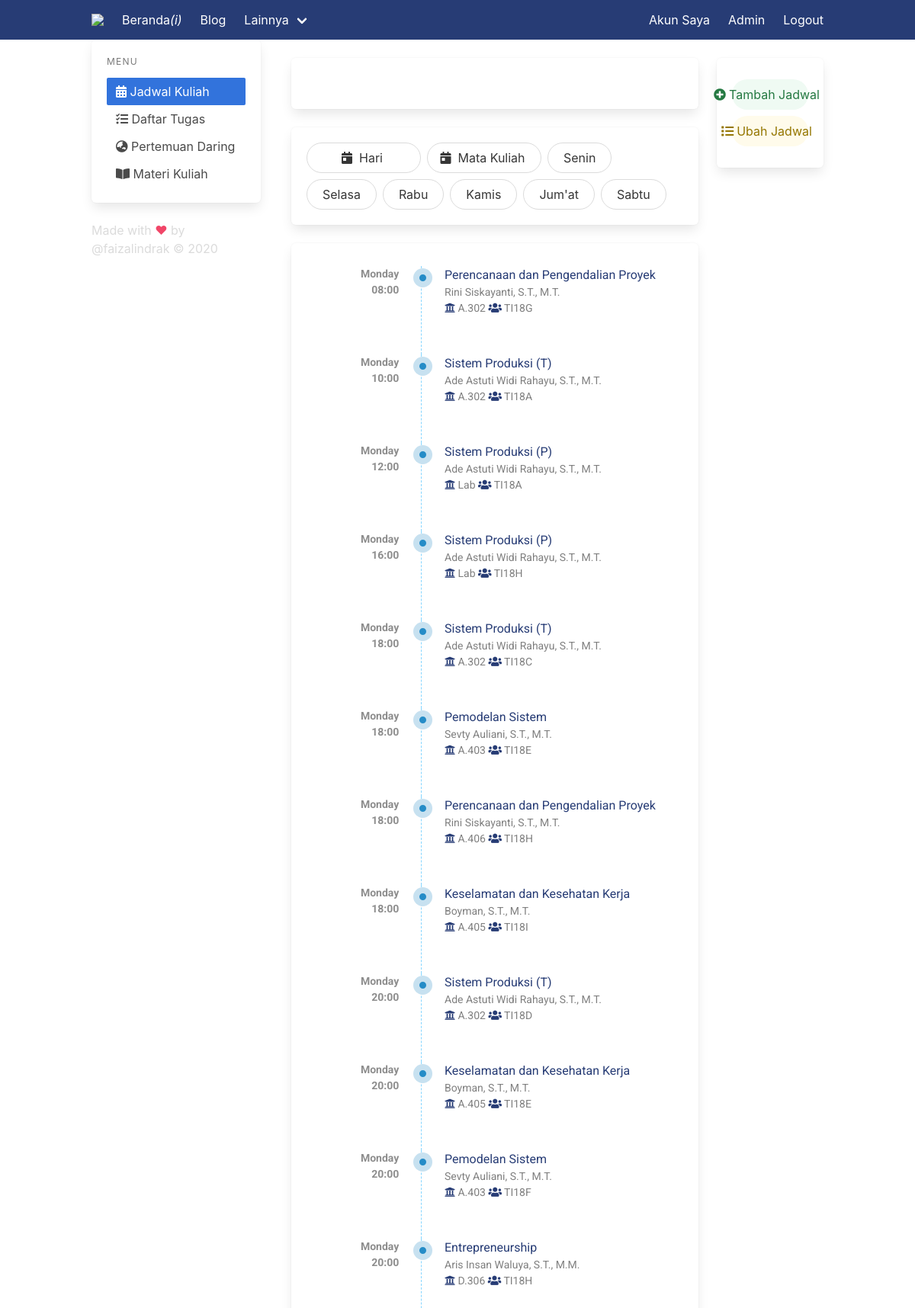
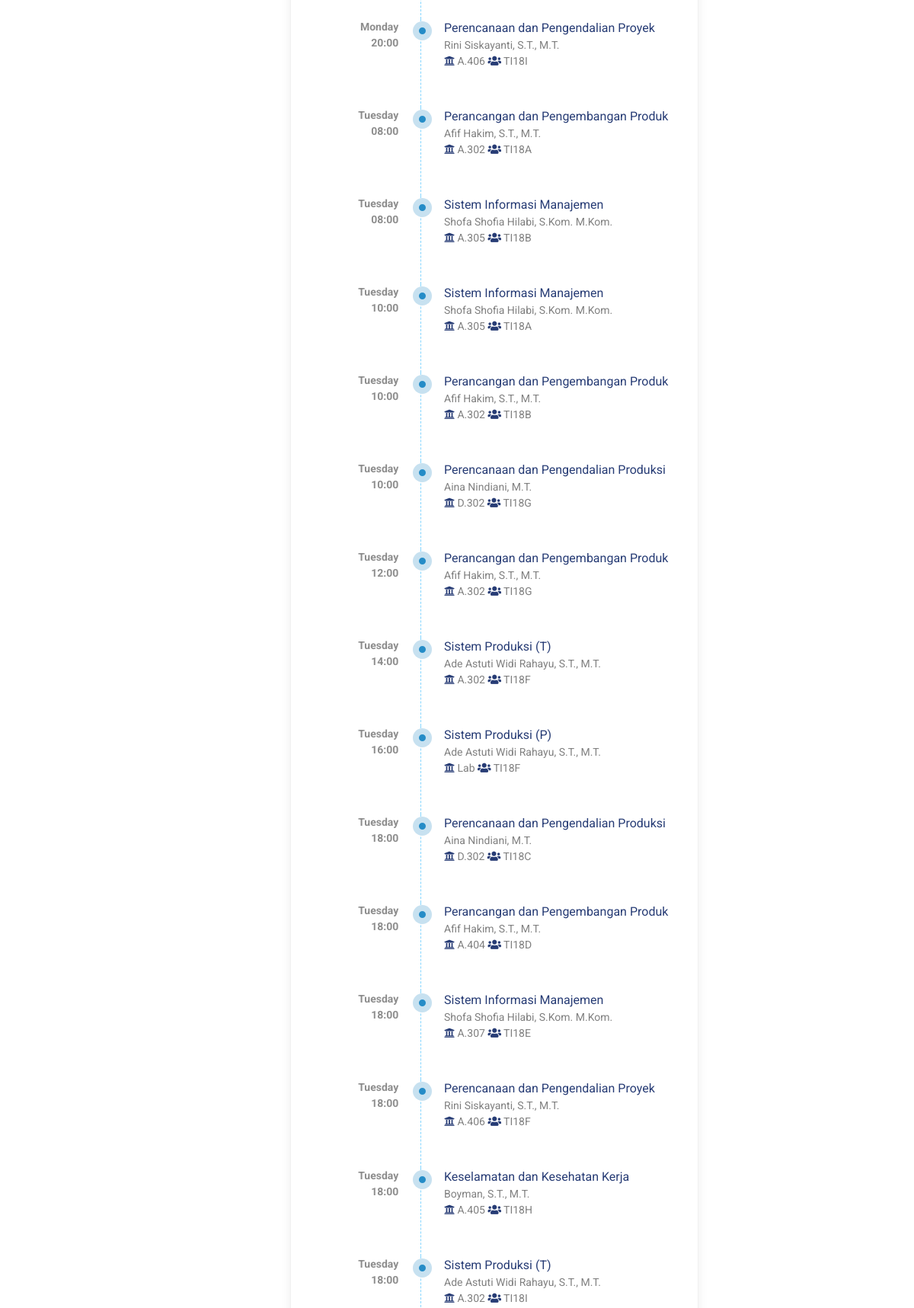
/jadwalkuliah (signed in, upper part), run on the app's committed database (2 pictures, top to bottom).
### web/models.py (models this page shows, shortened)
class Jadwal(db.Model):
    jadwal_id = db.Column(db.Integer, primary_key=True)
    tahun_ajar = db.Column(db.String(10), nullable=False)
    hari = db.Column(db.DateTime, nullable=False)
    kelas = db.Column(db.String(10), nullable=False)
    ruang = db.Column(db.String(10), nullable=False)
    pertemuan = db.Column(db.Integer)
    makul_id = db.Column(db.Integer, db.ForeignKey('makul.makul_id'))
    dosen_id = db.Column(db.Integer, db.ForeignKey('dosen.dosen_id'))

class Makul(db.Model):
    makul_id = db.Column(db.Integer, primary_key=True)
    kode_mk = db.Column(db.String(20))
    kurikulum = db.Column(db.String(5))
    nama_mk = db.Column(db.String(100), nullable=False)
    sks = db.Column(db.Integer, nullable=False)
    semester = db.Column(db.Integer, nullable=False)
    jenis_mk = db.Column(db.String(5))
    jadwal_makul = db.relationship('Jadwal', backref='subject', lazy=True)
    tugas_makul = db.relationship('Tugas', backref='task', lazy=True)
    materi_makul = db.relationship('Materi', backref='docs', lazy=True)

class Dosen(db.Model):
    dosen_id = db.Column(db.Integer, primary_key=True)
    nama_dosen = db.Column(db.String(100), nullable=False)
    nidn = db.Column(db.String(20), nullable=True)
    jadwal_dosen = db.relationship('Jadwal', backref='lecturer', lazy=True)
    tugas_dosen = db.relationship('Tugas', backref='penugas', lazy=True)
    materi_dosen = db.relationship('Materi', backref='pemateri', lazy=True)
    subjects = db.relationship('Makul', secondary=makul_dosen, backref=db.backref('lecturers'))

### web/routes.py (the view)
@app.route('/jadwalkuliah')
@login_required
def jadwalkuliah():
    jadwal = Jadwal.query.join(Dosen).join(Makul).filter(Makul.semester==current_user.smstr).order_by(asc(Jadwal.hari)).all()
    return render_template('jadwalkuliah.html', title="Jadwal Kuliah", jadwal=jadwal)

### web/models.py (called while the page is built)
@login_manager.user_loader
def load_user(user_id):
    return User.query.filter_by(id=user_id).first()

### web/templates/jadwalkuliah.html (shortened to what this page needs)
{% extends "home-layout.html" %}
{% block content %}
<div class="box div-bg">
    <h1 class="title is-4 has-text-white">Jadwal Kuliah</h1>
</div>
<div class="box">
  <div class="buttons">
    <a href="" class="button is-rounded" style="width:150px"><span class="icon is-small"><i class="fa fa-calendar-day"></i></span><span>Hari</span></a>
    <a href="" class="button is-rounded" style="width:150px"><span class="icon is-small"><i class="fa fa-calendar-day"></i></span><span>Mata Kuliah</span></a>
    <a href="" class="button is-rounded"><span>Senin</span></a>
    <a href="" class="button is-rounded"><span>Selasa</span></a>
    <a href="" class="button is-rounded"><span>Rabu</span></a>
    <a href="" class="button is-rounded"><span>Kamis</span></a>
    <a href="" class="button is-rounded"><span>Jum'at</span></a>
    <a href="" class="button is-rounded"><span>Sabtu</span></a>
  </div>
</div>
<div class="box">
    <div class="history-tl-container">
        <ul class="tl">
          {%for j in jadwal%}
            <li class="tl-item" ng-repeat="item in retailer_history">
              <div class="timestamp">
                {{ j.hari.strftime('%A') }}<br> {{ j.hari.strftime('%H:%M') }}
              </div>
              <div class="item-title"> {{ j.subject.nama_mk }}</div>
              <div class="item-detail">  {{ j.lecturer.nama_dosen }} <br> <span class="fa fa-university has-text-primary"></span> {{j.ruang}} <span class="fa fa-users has-text-primary"></span>  {{j.kelas}}</div>
            </li>
          {%endfor%}
        </ul>
      </div>
</div>
{% endblock %}
{% block sidebar %}
<div class="box mt-5">
  <div class="mt-2 mb-2 has-text-centered">
    <a href="{{ url_for('tambahjadwal') }}" class="button is-success is-rounded is-light is-fullwidth"><span class="icon is-small"><i class="fas fa-plus-circle"></i></span><span>Tambah Jadwal</span></a>
</div>
<div class="mt-2 mb-2 has-text-centered">
    <a href="{{ url_for('tambahjadwal') }}" class="button is-warning is-rounded is-light is-fullwidth"><span class="icon is-small"><i class="fas fa-list"></i></span><span>Ubah Jadwal</span></a>
</div>
</div>
{% endblock %}

### web/static/css/custom.css (style rules this page uses)
.history-tl-container { font-family: "Roboto", sans-serif; width: 100%; margin: auto; display: block; position: relative; }
.history-tl-container ul.tl { margin: 10px 0; padding: 0; display: inline-block; }
.history-tl-container ul.tl li { list-style: none; margin: auto; margin-left: 150px; min-height: 50px; border-left: 1px dashed #86D6FF; padding: 0 0 50px 30px; position: relative; }
.history-tl-container ul.tl li::before { position: absolute; left: -11px; top: +3px; content: " "; border: 8px solid rgba(255, 255, 255, 0.74); border-radius: 500%; background: #258CC7; height: 25px; width: 25px; transition: all 500ms ease-in-out; }
ul.tl li .item-title { color: #273c75; }
ul.tl li .item-detail { color: rgba(0, 0, 0, 0.5); font-size: 14px; }
ul.tl li .timestamp { color: #8D8D8D; position: absolute; width: 100px; left: -40%; text-align: right; font-size: 14px; font-weight: bold; }

### data on the page
Jadwal: hari "Monday", hari "08:00", subject.nama_mk "Perencanaan dan Pengendalian Proyek", lecturer.nama_dosen "Rini Siskayanti, S.T., M.T.", ruang "A.302", kelas "TI18G"
Jadwal: hari "Monday", hari "10:00", subject.nama_mk "Sistem Produksi (T)", lecturer.nama_dosen "Ade Astuti Widi Rahayu, S.T., M.T.", ruang "A.302", kelas "TI18A"
Jadwal: hari "Monday", hari "12:00", subject.nama_mk "Sistem Produksi (P)", lecturer.nama_dosen "Ade Astuti Widi Rahayu, S.T., M.T.", ruang "Lab", kelas "TI18A"
Jadwal: hari "Monday", hari "16:00", subject.nama_mk "Sistem Produksi (P)", lecturer.nama_dosen "Ade Astuti Widi Rahayu, S.T., M.T.", ruang "Lab", kelas "TI18H"
Jadwal: hari "Monday", hari "18:00", subject.nama_mk "Sistem Produksi (T)", lecturer.nama_dosen "Ade Astuti Widi Rahayu, S.T., M.T.", ruang "A.302", kelas "TI18C"
Jadwal: hari "Monday", hari "18:00", subject.nama_mk "Pemodelan Sistem", lecturer.nama_dosen "Sevty Auliani, S.T., M.T.", ruang "A.403", kelas "TI18E"
Jadwal: hari "Monday", hari "18:00", subject.nama_mk "Perencanaan dan Pengendalian Proyek", lecturer.nama_dosen "Rini Siskayanti, S.T., M.T.", ruang "A.406", kelas "TI18H"
Jadwal: hari "Monday", hari "18:00", subject.nama_mk "Keselamatan dan Kesehatan Kerja", lecturer.nama_dosen "Boyman, S.T., M.T.", ruang "A.405", kelas "TI18I"
Jadwal: hari "Monday", hari "20:00", subject.nama_mk "Sistem Produksi (T)", lecturer.nama_dosen "Ade Astuti Widi Rahayu, S.T., M.T.", ruang "A.302", kelas "TI18D"
Jadwal: hari "Monday", hari "20:00", subject.nama_mk "Keselamatan dan Kesehatan Kerja", lecturer.nama_dosen "Boyman, S.T., M.T.", ruang "A.405", kelas "TI18E"
Jadwal: hari "Monday", hari "20:00", subject.nama_mk "Pemodelan Sistem", lecturer.nama_dosen "Sevty Auliani, S.T., M.T.", ruang "A.403", kelas "TI18F"
Jadwal: hari "Monday", hari "20:00", subject.nama_mk "Entrepreneurship", lecturer.nama_dosen "Aris Insan Waluya, S.T., M.M.", ruang "D.306", kelas "TI18H"
Jadwal: hari "Monday", hari "20:00", subject.nama_mk "Perencanaan dan Pengendalian Proyek", lecturer.nama_dosen "Rini Siskayanti, S.T., M.T.", ruang "A.406", kelas "TI18I"
Jadwal: hari "Tuesday", hari "08:00", subject.nama_mk "Perancangan dan Pengembangan Produk", lecturer.nama_dosen "Afif Hakim, S.T., M.T.", ruang "A.302", kelas "TI18A"
Jadwal: hari "Tuesday", hari "08:00", subject.nama_mk "Sistem Informasi Manajemen", lecturer.nama_dosen "Shofa Shofia Hilabi, S.Kom. M.Kom.", ruang "A.305", kelas "TI18B"
Jadwal: hari "Tuesday", hari "10:00", subject.nama_mk "Sistem Informasi Manajemen", lecturer.nama_dosen "Shofa Shofia Hilabi, S.Kom. M.Kom.", ruang "A.305", kelas "TI18A"
Jadwal: hari "Tuesday", hari "10:00", subject.nama_mk "Perancangan dan Pengembangan Produk", lecturer.nama_dosen "Afif Hakim, S.T., M.T.", ruang "A.302", kelas "TI18B"
Jadwal: hari "Tuesday", hari "10:00", subject.nama_mk "Perencanaan dan Pengendalian Produksi", lecturer.nama_dosen "Aina Nindiani, M.T.", ruang "D.302", kelas "TI18G"
Jadwal: hari "Tuesday", hari "12:00", subject.nama_mk "Perancangan dan Pengembangan Produk", lecturer.nama_dosen "Afif Hakim, S.T., M.T.", ruang "A.302", kelas "TI18G"
Jadwal: hari "Tuesday", hari "14:00", subject.nama_mk "Sistem Produksi (T)", lecturer.nama_dosen "Ade Astuti Widi Rahayu, S.T., M.T.", ruang "A.302", kelas "TI18F"
Jadwal: hari "Tuesday", hari "16:00", subject.nama_mk "Sistem Produksi (P)", lecturer.nama_dosen "Ade Astuti Widi Rahayu, S.T., M.T.", ruang "Lab", kelas "TI18F"
Jadwal: hari "Tuesday", hari "18:00", subject.nama_mk "Perencanaan dan Pengendalian Produksi", lecturer.nama_dosen "Aina Nindiani, M.T.", ruang "D.302", kelas "TI18C"
Jadwal: hari "Tuesday", hari "18:00", subject.nama_mk "Perancangan dan Pengembangan Produk", lecturer.nama_dosen "Afif Hakim, S.T., M.T.", ruang "A.404", kelas "TI18D"
Jadwal: hari "Tuesday", hari "18:00", subject.nama_mk "Sistem Informasi Manajemen", lecturer.nama_dosen "Shofa Shofia Hilabi, S.Kom. M.Kom.", ruang "A.307", kelas "TI18E"
Jadwal: hari "Tuesday", hari "18:00", subject.nama_mk "Perencanaan dan Pengendalian Proyek", lecturer.nama_dosen "Rini Siskayanti, S.T., M.T.", ruang "A.406", kelas "TI18F"
Jadwal: hari "Tuesday", hari "18:00", subject.nama_mk "Keselamatan dan Kesehatan Kerja", lecturer.nama_dosen "Boyman, S.T., M.T.", ruang "A.405", kelas "TI18H"
Jadwal: hari "Tuesday", hari "18:00", subject.nama_mk "Sistem Produksi (T)", lecturer.nama_dosen "Ade Astuti Widi Rahayu, S.T., M.T.", ruang "A.302", kelas "TI18I"
